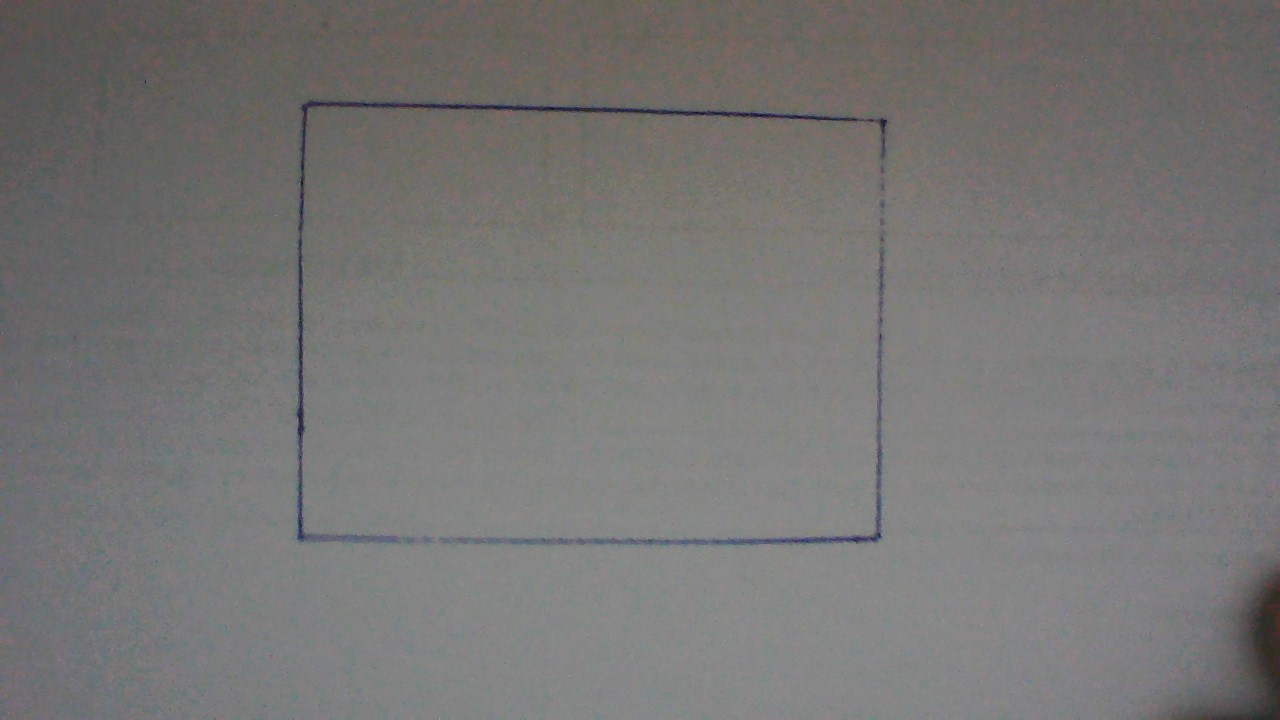
#> input picture Projects/sudoku Solver 2/rectangle.jpg, 1280 x 720 px
$ python test1.0.py
#> lines starting #> are read from the running program, lines starting #| are printed output that depends on the picture; after the words box and inside, x2 and y2 are one past the last pixel; in counts of white or black regions, pixels touching at a corner belong together
from imutils.perspective import four_point_transform
from imutils import contours
import imutils
import cv2

img = cv2.imread("rectangle.jpg")
#> img is the input picture: shape (720, 1280, 3); mean B, G, R 116.2, 117.2, 118.3
gray = cv2.cvtColor(img,cv2.COLOR_BGR2GRAY)
#blurred = cv2.GaussianBlur(gray,(5,5),0)
edged = cv2.Canny(gray,50,200,255)
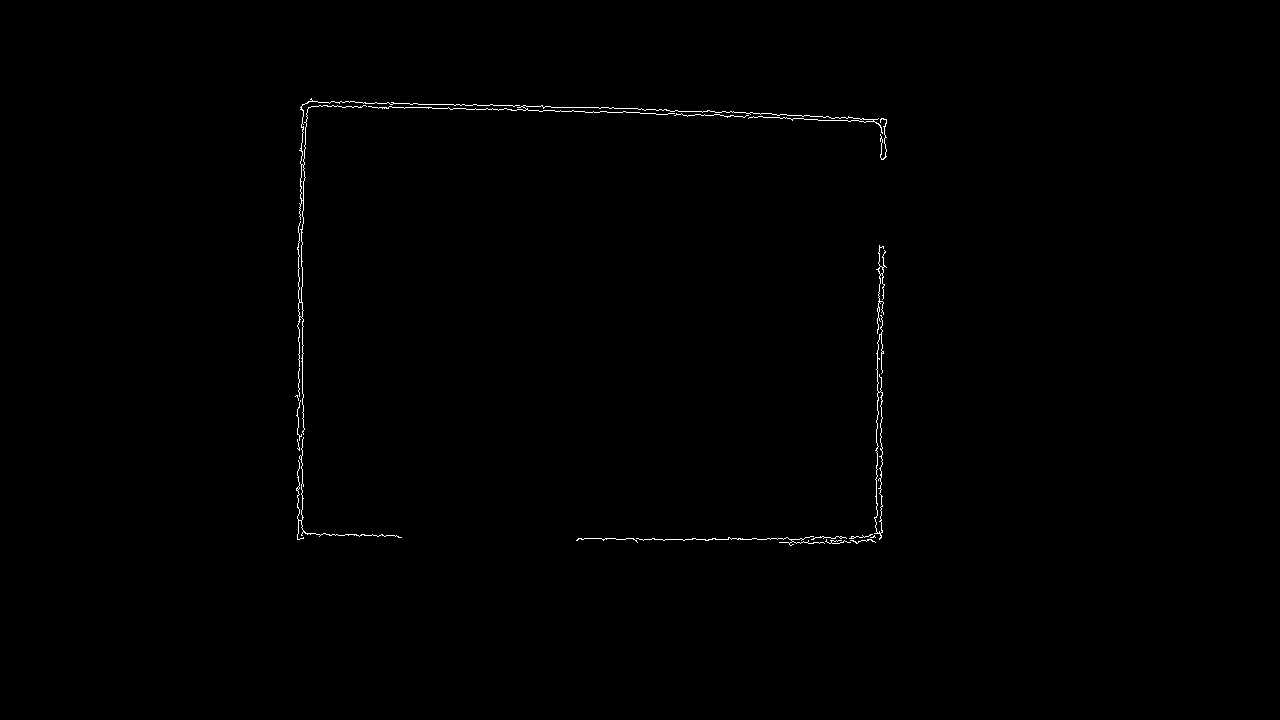
#> edged: shape (720, 1280); 0.38% white in thin lines or dots, all inside (x1, y1, x2, y2) = (295, 98, 887, 546)

cv2.imshow("edges",edged)
cv2.waitKey(0)
cv2.destroyAllWindows()

$ run again, with Projects/sudoku Solver 2/sudokusample2.jpg copied over Projects/sudoku Solver 2/rectangle.jpg
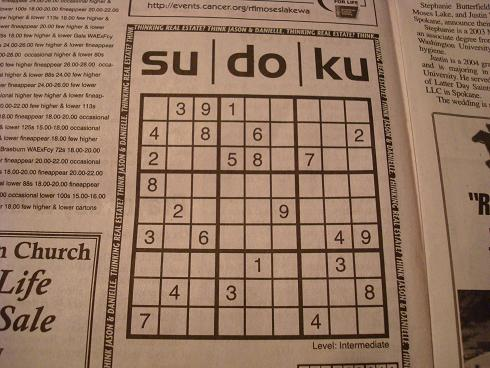
#> input picture Projects/sudoku Solver 2/sudokusample2.jpg, 490 x 368 px
#> img is the input picture: shape (368, 490, 3); mean B, G, R 99.6, 120.7, 150.8
#> `gray = cv2.cvtColor(img,cv2.COLOR_BGR2GRAY)`:
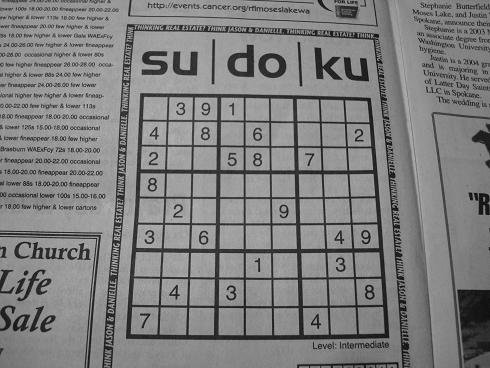
#> gray: shape (368, 490); min 4, max 196, mean 127.3
#> `edged = cv2.Canny(gray,50,200,255)`:
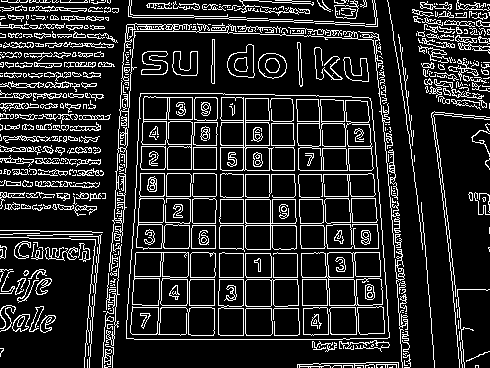
#> edged: shape (368, 490); 15.6% white in thin lines or dots
